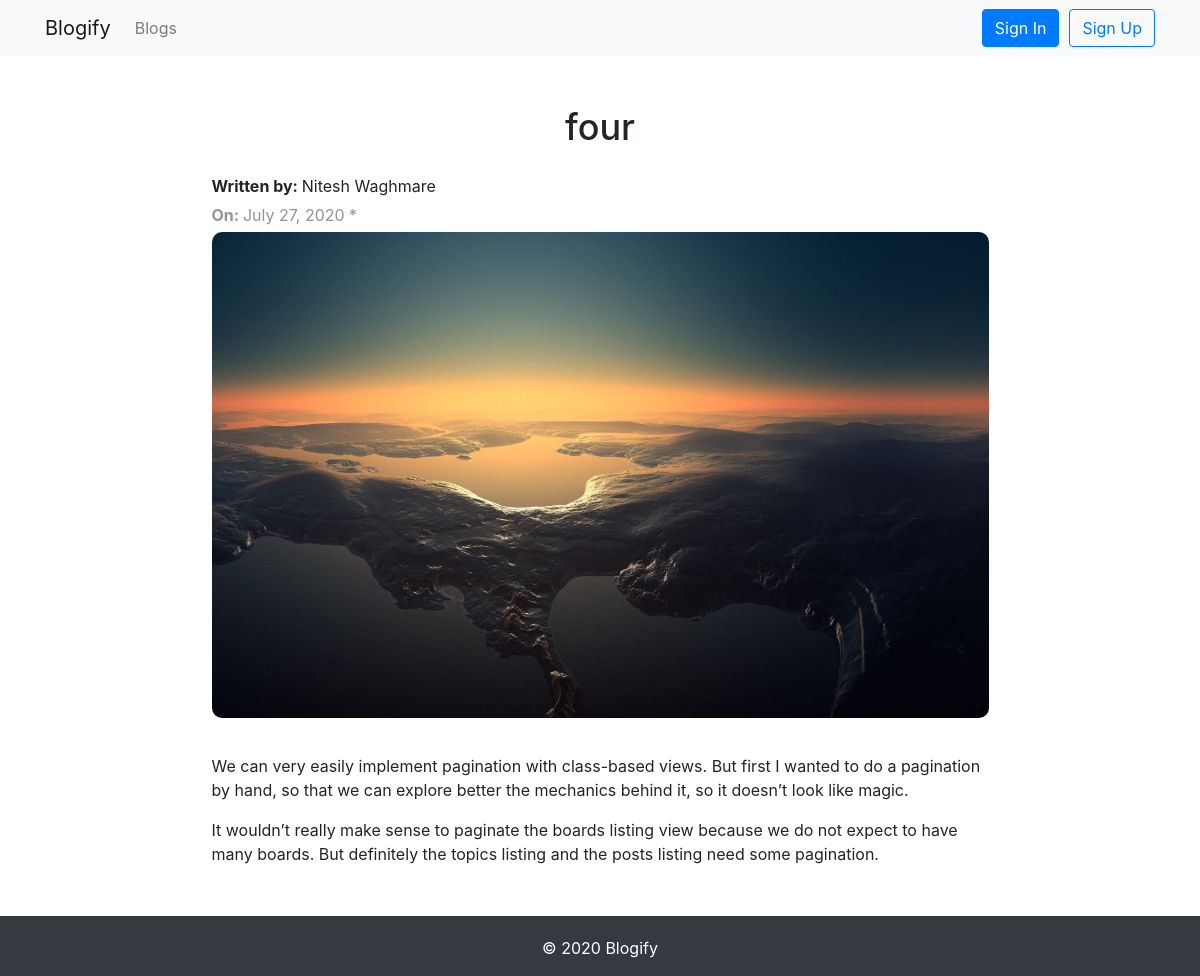
The app's page /blog/four/ with its own data.
### blogs/models.py (models this page shows, shortened)
class BlogPost(models.Model):
    title = models.CharField(max_length=200, unique=True)
    slug = models.SlugField(max_length=200, unique=True)
    image = models.FileField(upload_to='blog_images/', null=True, blank=True)
    author = models.ForeignKey(User, on_delete=models.CASCADE, related_name='blog_posts')
    updated_on = models.DateTimeField(auto_now=True)
    content = models.TextField()
    created_on = models.DateTimeField(auto_now_add=True)
    status = models.IntegerField(choices=STATUS, default=0)
    class Meta:
        ordering = ['-created_on']
    def get_content_as_markdown(self):
        return mark_safe(markdown(self.content, safe_mode='escape'))
    def get_read_time(self):
        return readtime.of_text(self.content)

### blogs/views.py (the view)
# urls.py: path('<slug:slug>/', views.BlogDetailView.as_view(), name='blog_post'),
class BlogDetailView(DetailView):
    model = BlogPost
    template_name = "blogpost.html"
    context_object_name = 'blog'

### templates/blogpost.html
{% extends 'base.html' %}
{% block content %}
<div class="container">
  <div class="blog-post">
    <h1 class="blog-heading">{{blog.title}}</h1>
    <div>
      <p class="author"><b>Written by: </b>{{ blog.author.first_name }} {{ blog.author.last_name}}</p>
      <p class="date"><b>On: </b> {{ blog.created_on.date }} * {{blog.get_read_time}}</p>
    </div>
    <img src="{{blog.image.url}}" alt="">
    <p class="blog-content">{{blog.get_content_as_markdown}}</p>
  </div>
</div>
{% endblock %}

### static/css/style.css (style rules this page uses)
html, body { height: 100%; }
.blog-post { margin: 50px auto; width: 70%; }
.blog-post img { width: 100%; height: auto; border-radius: 10px; }
.blog-heading { font-size: 36px; text-align: center; margin-bottom: 25px; }
.blog-content { text-decoration: lavender; padding-top: 20px; }
.author, .date { margin: 5px 0px; }
.date { color: #949494; }

### records on screen
BlogPost: title "four", author.first_name "Nitesh", author.last_name "Waghmare", created_on "July 27, 2020", image (picture), get_content_as_markdown "We can very easily implement pagination with class-based views. But first I wanted to do a pagination by hand, so that we can explore better the mechanics behind it, so it doesn’t look like magic. It wouldn’t really make sense to paginate the boards listing view because we do not expect to have many boards. But definitely the topics listing and the posts listing need some pagination."
